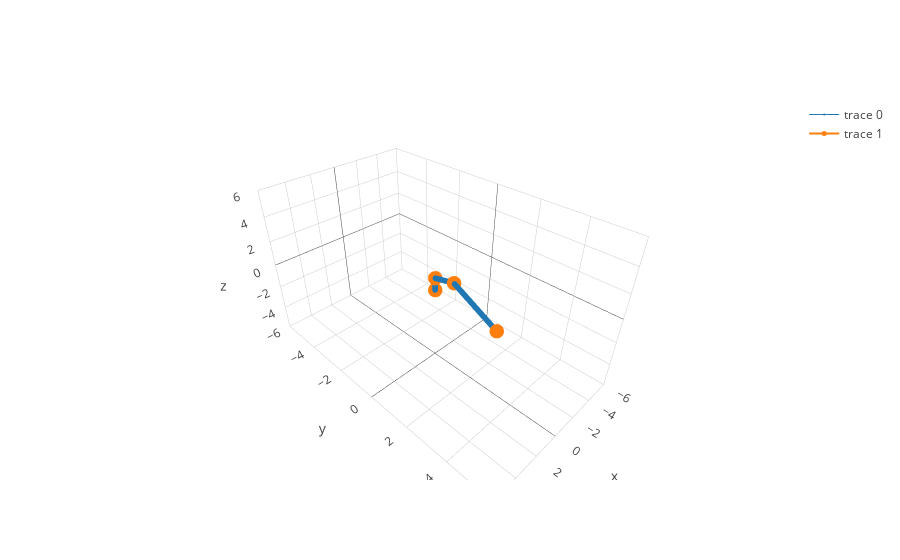

Notebook source saved alongside this figure:
### Code cell
coord = [2.29, 3.98, 2]
thetalist = kin.inv(robot1, coord)

kin.fwd(robot1,thetalist)
m = graphics.plotcurrpos(robot1)
m.show()

### Figure 1 — Plotly figure (JSON) as saved in the notebook; plotly's stock layout.template omitted (floating-point values rounded to 4 significant figures; data arrays with more than 128 entries replaced by an {"elided": "..."} marker saying what was removed)
{"data": [{"line": {"color": "#1f77b4", "width": 1}, "marker": {"size": 2}, "type": "scatter3d", "uid": "8612f75c-410c-4453-b1a9-c25663689dd7", "x": {"elided": "150 float values"}, "y": {"elided": "150 float values"}, "z": {"elided": "150 float values"}}, {"line": {"color": "#ff7f0e", "width": 2}, "marker": {"size": 5}, "type": "scatter3d", "uid": "7f391e0d-b68b-4ea6-be3f-9a874c5d1d8d", "x": [0, 0, 0.7972, 2.29], "y": [0, 0, 1.386, 3.98], "z": [0, 1, 2.202, 2]}], "layout": {"scene": {"xaxis": {"range": [-6, 6]}, "yaxis": {"range": [-6, 6]}, "zaxis": {"range": [-6, 6]}}}}
